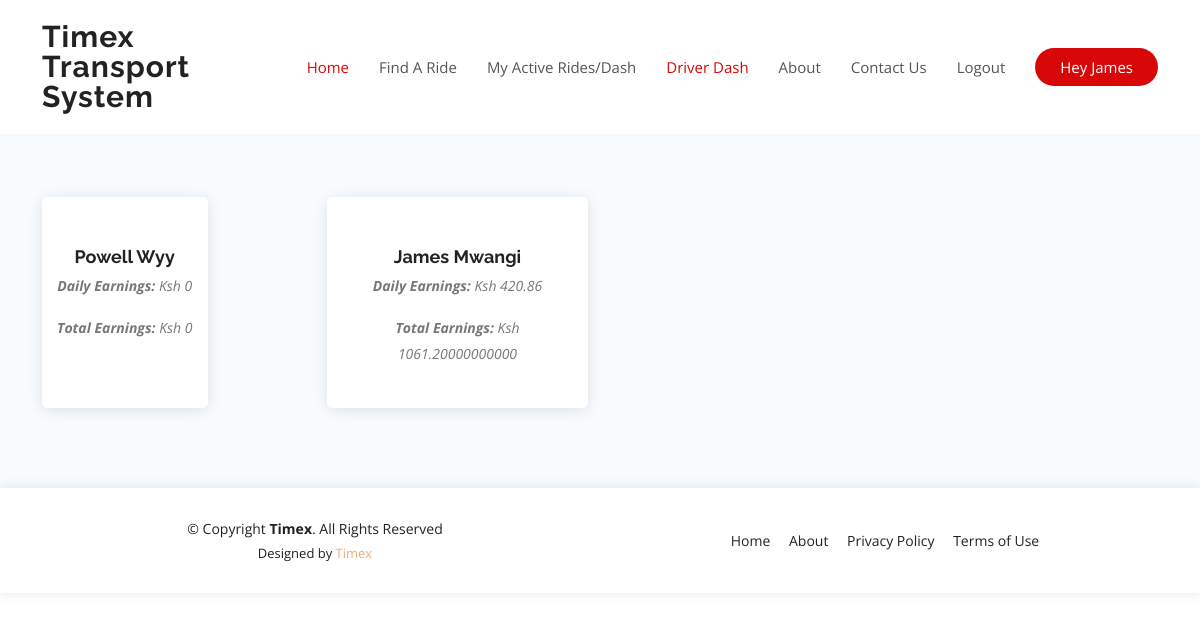
The app's page /store/drivers/ (signed in) with its own data.
### accounts/models.py (models this page shows, shortened)
class Account(AbstractBaseUser):
    first_name      = models.CharField(max_length=50)
    last_name       = models.CharField(max_length=50)
    username        = models.CharField(max_length=50, unique=True)
    email           = models.EmailField(max_length=100, unique=True)
    phone_number    = models.CharField(max_length=50)
    date_joined     = models.DateTimeField(auto_now_add=True)
    last_login      = models.DateTimeField(auto_now_add=True)
    is_driver        = models.BooleanField(default=False)
    is_admin        = models.BooleanField(default=False)
    is_staff        = models.BooleanField(default=False)
    is_active        = models.BooleanField(default=False)
    is_superadmin        = models.BooleanField(default=False)
    USERNAME_FIELD = 'email'
    REQUIRED_FIELDS = ['username', 'first_name', 'last_name']
    objects = MyAccountManager()

### store/models.py (models this page shows, shortened)
class Earnings(models.Model):
    driver = models.ForeignKey(Account, on_delete=models.CASCADE)  # Assuming Account is the User model for the driver
    date = models.DateField(default=timezone.now)  # Store earnings for each day
    daily_earnings = models.DecimalField(max_digits=15, decimal_places=2, default=0.0)  # Earnings for the current day (24 hours)
    total_earnings = models.DecimalField(max_digits=15, decimal_places=2, default=0.0)  # Cumulative earnings over time

### store/views.py (the view)
# urls.py: path('drivers/', views.drivers, name='drivers'),
@login_required
def drivers(request):
    drivers = Account.objects.filter(is_driver=True)
    drivers_with_earnings = []
    for driver in drivers:
        today = timezone.now().date()
        earnings_today = Earnings.objects.filter(driver=driver, date=today).first()
        daily_earnings = earnings_today.daily_earnings if earnings_today else 0
        cumulative_earnings = Earnings.objects.filter(driver=driver).aggregate(Sum('total_earnings'))['total_earnings__sum'] or 0
        drivers_with_earnings.append({
            'driver': driver,
            'daily_earnings': daily_earnings,
            'total_earnings': cumulative_earnings,
        })
    context = {
        "drivers": drivers_with_earnings,
    }
    return render(request, "store/all_drivers.html", context)

### category/context_processors.py (called while the page is built)
def menu_links(request):
    links = Category.objects.all()
    return dict(links=links)

### templates/store/all_drivers.html (shortened to what this page needs)
{% extends 'base.html' %}
{% block content %}
{% load static %}
<main id="main">
  <section class="breadcrumbs">
    <div class="container">
      <div class="d-flex justify-content-between align-items-center">
        <ol>
          <li><a href="index.html">Home</a></li>
          <li>All Drivers</li>
        </ol>
      </div>
    </div>
  </section>
  <section id="team" class="team section-bg">
    <div class="container">
      <div class="row">
        {% for entry in drivers %}
          <div class="col-lg-3 col-md-6 d-flex align-items-stretch">
            <div class="member" data-aos="fade-up" data-aos-delay="100">
              <div class="member-img">
              </div>
              <div class="member-info">
                <h4>{{ entry.driver.first_name }} {{ entry.driver.last_name }}</h4>
                <p><strong>Daily Earnings:</strong> Ksh {{ entry.daily_earnings }}</p>
                <p><strong>Total Earnings:</strong> Ksh {{ entry.total_earnings }}</p>
              </div>
            </div>
          </div>
        {% endfor %}
      </div>
    </div>
  </section>
</main>
{% endblock content %}

### templates/base.html (shortened to what this page needs)
{% load static %}
<!DOCTYPE html>
<html lang="en">
<head>
  <link href="{% static 'dabec/vendor/aos/aos.css' %}" rel="stylesheet">
  <link href="{% static 'dabec/vendor/bootstrap/css/bootstrap.min.css' %}" rel="stylesheet">
  <link href="{% static 'dabec/vendor/bootstrap-icons/bootstrap-icons.css' %}" rel="stylesheet">
  <link href="{% static 'dabec/vendor/boxicons/css/boxicons.min.css' %}" rel="stylesheet">
  <link href="{% static 'dabec/vendor/glightbox/css/glightbox.min.css' %}" rel="stylesheet">
  <link href="{% static 'dabec/vendor/remixicon/remixicon.css' %}" rel="stylesheet">
  <link href="{% static 'dabec/vendor/swiper/swiper-bundle.min.css' %}" rel="stylesheet">
  <link href="{% static 'dabec/css/style.css' %}" rel="stylesheet">
</head>
<body>
  <header id="header" class="fixed-top d-flex align-items-center">
    <div class="container d-flex align-items-center justify-content-between">
      <div class="logo">
        <h1><a href="index.html">Timex Transport System</a></h1>
      </div>
      <nav id="navbar" class="navbar">
        <ul>
          <li><a class="nav-link scrollto active" href="/">Home</a></li>
          {% if user.is_authenticated %}
          <li><a class="nav-link scrollto" href="{% url 'display_nearest_vehicles' %}">Find A Ride</a></li>
          <li><a class="nav-link scrollto" href="{% url 'user_dashboard' %}">My Active Rides/Dash</a></li>
          {% else %}
          <li><a class="nav-link scrollto" href="/accounts/login/">Login</a></li>
          <li><a class="nav-link scrollto" href="/accounts/register/">Register</a></li>
          {% endif %}
          {% if user.is_authenticated and user.is_driver %}
          <li><a class="nav-link scrollto active" href="{% url 'driver_dashboard' %}">Driver Dash</a></li>
          {% endif %}
          <li><a class="nav-link scrollto" href="{% url 'about' %}">About</a></li>
          <li><a class="nav-link scrollto" href="{% url 'contact_us' %}">Contact Us</a></li>
          {% if user.is_authenticated %}
          <li><a class="nav-link scrollto" href="/accounts/logout/">Logout</a></li>
          {% endif %}
          <li><a class="getstarted scrollto" href="#about">Hey {{user.first_name}}</a></li>
        </ul>
      </nav>
    </div>
  </header>
  {% block content %}{% endblock %}
  <footer id="footer">
    <div class="container">
      <div class="row d-flex align-items-center">
        <div class="col-lg-6 text-lg-left text-center">
          <div class="copyright">
            &copy; Copyright <strong>Timex</strong>. All Rights Reserved
          </div>
          <div class="credits">
            Designed by <a href="https://bootstrapmade.com/">Timex</a>
          </div>
        </div>
        <div class="col-lg-6">
          <nav class="footer-links text-lg-right text-center pt-2 pt-lg-0">
            <a href="#intro" class="scrollto">Home</a>
            <a href="#about" class="scrollto">About</a>
            <a href="#">Privacy Policy</a>
            <a href="#">Terms of Use</a>
          </nav>
        </div>
      </div>
    </div>
  </footer>
</body>
</html>

### dabec/static/dabec/css/style.css (style rules this page uses)
body { font-family: "Open Sans", sans-serif; color: #444444; }
a { color: #D608; text-decoration: none; }
h1, h2, h3, h4, h5, h6 { font-family: "Raleway", sans-serif; }
#header { z-index: 997; transition: all 0.5s; padding: 22px 0; background: #fff; }
#header .logo h1 { font-size: 30px; margin: 0; padding: 0; line-height: 1; font-weight: 700; letter-spacing: 1px; }
#header .logo h1 a, #header .logo h1 a:hover { color: #222222; text-decoration: none; }
.navbar { padding: 0; }
.navbar ul { margin: 0; padding: 0; display: flex; list-style: none; align-items: center; }
.navbar li { position: relative; }
.navbar a, .navbar a:focus { display: flex; align-items: center; justify-content: space-between; padding: 10px 0 10px 30px; font-size: 15px; font-weight: 400; color: #555555; white-space: nowrap; transition: 0.3s; }
.navbar a:hover, .navbar .active, .navbar .active:focus, .navbar li:hover>a { color: rgb(216, 8, 8); }
.navbar .getstarted, .navbar .getstarted:focus { background: rgb(216, 8, 8); padding: 8px 25px; margin-left: 30px; border-radius: 50px; color: #fff; }
section { padding: 60px 0; overflow: hidden; }
.section-bg { background-color: #f7fbfe; }
.team .member { margin-bottom: 20px; overflow: hidden; text-align: center; border-radius: 5px; background: #fff; box-shadow: 0px 2px 15px rgba(0, 0, 0, 0.1); }
.team .member .member-img { position: relative; overflow: hidden; }
.team .member .member-info { padding: 25px 15px; }
.team .member .member-info h4 { font-weight: 700; margin-bottom: 5px; font-size: 18px; color: #222222; }
.team .member .member-info p { font-style: italic; font-size: 14px; line-height: 26px; color: #777777; }
.breadcrumbs { padding: 15px 0; background: #f8f8f8; min-height: 40px; margin-top: 86px; }
.breadcrumbs ol { display: flex; flex-wrap: wrap; list-style: none; padding: 0; margin: 0; font-size: 14px; }
.breadcrumbs ol li+li { padding-left: 10px; }
.breadcrumbs ol li+li::before { display: inline-block; padding-right: 10px; color: #3c3c3c; content: "/"; }
#footer { background: #fff; box-shadow: 0px 0px 12px 0px rgba(0, 0, 0, 0.1); padding: 30px 0; color: #222222; font-size: 14px; }
#footer .credits { font-size: 13px; padding-top: 5px; color: #222222; }
#footer .footer-links a { color: #222222; padding-left: 15px; }
#footer .footer-links a:first-child { padding-left: 0; }

### records on screen
Account: first_name "James", driver.first_name "James", driver.last_name "Mwangi", daily_earnings "420.86", total_earnings "1061.20000000000"
Account: driver.first_name "Powell", driver.last_name "Wyy", daily_earnings "0", total_earnings "0"
